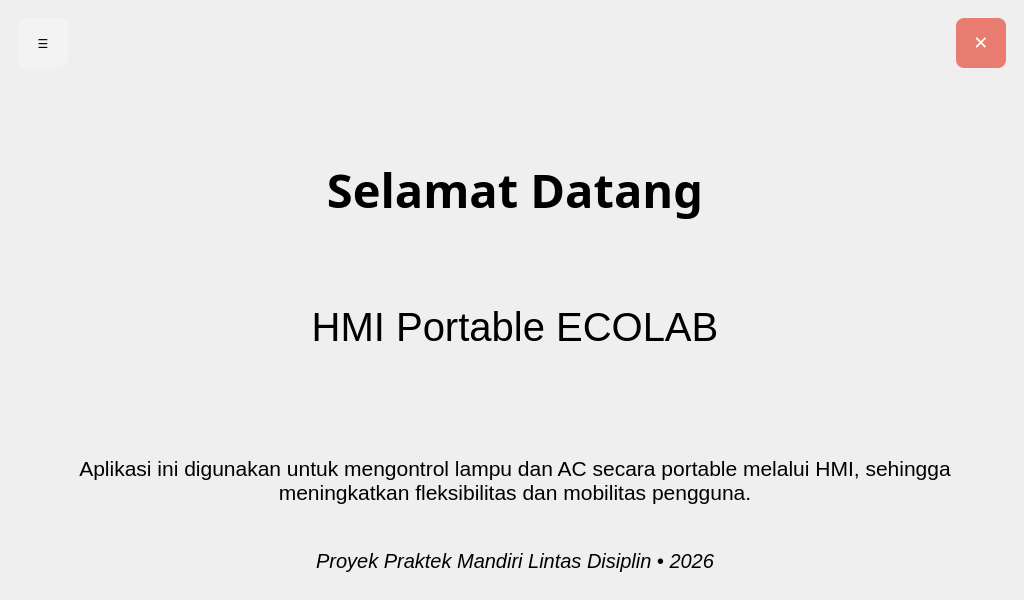
<?xml version="1.0" encoding="UTF-8"?>
<ui version="4.0">
 <class>MainWindow</class>
 <widget class="QMainWindow" name="MainWindow">
  <property name="geometry">
   <rect>
    <x>0</x>
    <y>0</y>
    <width>1024</width>
    <height>600</height>
   </rect>
  </property>
  <property name="minimumSize">
   <size>
    <width>1024</width>
    <height>600</height>
   </size>
  </property>
  <property name="maximumSize">
   <size>
    <width>1024</width>
    <height>600</height>
   </size>
  </property>
  <property name="windowTitle">
   <string>ECOLAB HMI</string>
  </property>
  <widget class="QWidget" name="centralwidget">
   <property name="styleSheet">
    <string notr="true">

/* BACKGROUND */
QWidget#centralwidget {
    background-image: url(&quot;assets/bg.png&quot;);
    background-position: center;
}

/* CARD */
QFrame#card_weather,
QFrame#card_power,
QFrame#card_solar,
QFrame#card_temp_room,
QFrame#card_temp_out,
QFrame#card_wind {
    background-color: rgba(0,0,0,70);
    border-radius: 15px;
}

QFrame#card_weather:hover,
QFrame#card_power:hover,
QFrame#card_solar:hover,
QFrame#card_temp_room:hover,
QFrame#card_temp_out:hover,
QFrame#card_wind:hover {
    background-color: rgba(0,0,0,120);
}

/* CHILD FRAME */
QFrame QFrame {
    background: transparent;
}

/* TEXT */
QLabel {
    color: white;
}

    </string>
   </property>
   <layout class="QVBoxLayout">
    <property name="spacing">
     <number>0</number>
    </property>
    <item>
     <widget class="QFrame" name="topbar">
      <property name="minimumSize">
       <size>
        <width>0</width>
        <height>60</height>
       </size>
      </property>
      <property name="styleSheet">
       <string notr="true">
QFrame#topbar {
    background: transparent;
}

QLabel#label_title {
    color: white;
    font-size: 20px;
    font-weight: bold;
}
       </string>
      </property>
      <layout class="QHBoxLayout">
       <item>
        <widget class="QPushButton" name="btn_menu">
         <property name="minimumSize">
          <size>
           <width>50</width>
           <height>50</height>
          </size>
         </property>
         <property name="styleSheet">
          <string notr="true">
QPushButton {
    background-color: rgba(255,255,255,60);
    border-radius: 8px;
}
QPushButton:hover {
    background-color: rgba(255,255,255,120);
}
          </string>
         </property>
         <property name="text">
          <string>☰</string>
         </property>
        </widget>
       </item>
       <item>
        <spacer>
         <property name="orientation">
          <enum>Qt::Orientation::Horizontal</enum>
         </property>
         <property name="sizeHint" stdset="0">
          <size>
           <width>0</width>
           <height>0</height>
          </size>
         </property>
        </spacer>
       </item>
       <item>
        <widget class="QPushButton" name="btn_exit">
         <property name="minimumSize">
          <size>
           <width>50</width>
           <height>50</height>
          </size>
         </property>
         <property name="styleSheet">
          <string notr="true">
QPushButton {
    background-color: rgba(231, 76, 60, 180);
    border-radius: 8px;
    color: white;
    font-size: 18px;
    font-weight: bold;
}
QPushButton:hover {
    background-color: rgba(192, 57, 43, 220);
}
          </string>
         </property>
         <property name="text">
          <string>✕</string>
         </property>
        </widget>
       </item>
      </layout>
     </widget>
    </item>
    <item>
     <widget class="QFrame" name="body_frame">
      <layout class="QHBoxLayout">
       <item>
        <widget class="QFrame" name="menu_frame">
         <property name="maximumSize">
          <size>
           <width>0</width>
           <height>16777215</height>
          </size>
         </property>
         <property name="styleSheet">
          <string notr="true">
QFrame#menu_frame {
    background-color: rgba(44,62,80,200);
}

QPushButton {
    border: none;
    border-radius: 10px;
    background-color: rgba(255,255,255,50);
}

QPushButton:checked {
    background-color: rgba(255,255,255,150);
}
          </string>
         </property>
         <layout class="QVBoxLayout">
          <item>
           <widget class="QPushButton" name="btn_home">
            <property name="icon">
             <iconset>
              <normaloff>assets/HOME.png</normaloff>assets/HOME.png</iconset>
            </property>
            <property name="iconSize">
             <size>
              <width>50</width>
              <height>50</height>
             </size>
            </property>
            <property name="checkable">
             <bool>true</bool>
            </property>
            <property name="autoExclusive">
             <bool>true</bool>
            </property>
            <property name="toolTip">
             <string>Home</string>
            </property>
           </widget>
          </item>
          <item>
           <widget class="QPushButton" name="btn_lamp">
            <property name="icon">
             <iconset>
              <normaloff>assets/LAMP OFF.png</normaloff>assets/LAMP OFF.png</iconset>
            </property>
            <property name="iconSize">
             <size>
              <width>50</width>
              <height>50</height>
             </size>
            </property>
            <property name="checkable">
             <bool>true</bool>
            </property>
            <property name="autoExclusive">
             <bool>true</bool>
            </property>
            <property name="toolTip">
             <string>Control Lamp</string>
            </property>
           </widget>
          </item>
          <item>
           <widget class="QPushButton" name="btn_temp">
            <property name="icon">
             <iconset>
              <normaloff>assets/AC OFF.png</normaloff>assets/AC OFF.png</iconset>
            </property>
            <property name="iconSize">
             <size>
              <width>50</width>
              <height>50</height>
             </size>
            </property>
            <property name="checkable">
             <bool>true</bool>
            </property>
            <property name="autoExclusive">
             <bool>true</bool>
            </property>
            <property name="toolTip">
             <string>Control AC</string>
            </property>
           </widget>
          </item>
          <item>
           <spacer>
            <property name="orientation">
             <enum>Qt::Orientation::Vertical</enum>
            </property>
            <property name="sizeHint" stdset="0">
             <size>
              <width>0</width>
              <height>0</height>
             </size>
            </property>
           </spacer>
          </item>
         </layout>
        </widget>
       </item>
       <item>
        <widget class="QStackedWidget" name="stackedWidget">
         <widget class="QWidget" name="home">
          <property name="styleSheet">
           <string notr="true">
QLabel {
    color: black;
}
  </string>
          </property>
          <layout class="QVBoxLayout">
           <property name="spacing">
            <number>20</number>
           </property>
           <item>
            <spacer name="verticalSpacer">
             <property name="orientation">
              <enum>Qt::Orientation::Vertical</enum>
             </property>
             <property name="sizeHint" stdset="0">
              <size>
               <width>20</width>
               <height>40</height>
              </size>
             </property>
            </spacer>
           </item>
           <item>
            <widget class="QLabel" name="title_home">
             <property name="font">
              <font>
               <family>ItalicC</family>
               <pointsize>35</pointsize>
               <bold>true</bold>
              </font>
             </property>
             <property name="text">
              <string>Selamat Datang</string>
             </property>
             <property name="alignment">
              <set>Qt::AlignmentFlag::AlignCenter</set>
             </property>
            </widget>
           </item>
           <item>
            <spacer name="verticalSpacer_2">
             <property name="orientation">
              <enum>Qt::Orientation::Vertical</enum>
             </property>
             <property name="sizeHint" stdset="0">
              <size>
               <width>20</width>
               <height>40</height>
              </size>
             </property>
            </spacer>
           </item>
           <item>
            <widget class="QLabel" name="subtitle_home">
             <property name="font">
              <font>
               <pointsize>30</pointsize>
              </font>
             </property>
             <property name="text">
              <string>HMI Portable ECOLAB</string>
             </property>
             <property name="alignment">
              <set>Qt::AlignmentFlag::AlignCenter</set>
             </property>
            </widget>
           </item>
           <item>
            <spacer name="verticalSpacer_3">
             <property name="orientation">
              <enum>Qt::Orientation::Vertical</enum>
             </property>
             <property name="sizeHint" stdset="0">
              <size>
               <width>20</width>
               <height>40</height>
              </size>
             </property>
            </spacer>
           </item>
           <item>
            <widget class="QLabel" name="desc_home">
             <property name="maximumSize">
              <size>
               <width>985</width>
               <height>16777215</height>
              </size>
             </property>
             <property name="font">
              <font>
               <pointsize>16</pointsize>
              </font>
             </property>
             <property name="text">
              <string>
Aplikasi ini digunakan untuk mengontrol lampu dan AC secara portable melalui HMI, sehingga meningkatkan fleksibilitas dan mobilitas pengguna.
     </string>
             </property>
             <property name="alignment">
              <set>Qt::AlignmentFlag::AlignCenter</set>
             </property>
             <property name="wordWrap">
              <bool>true</bool>
             </property>
            </widget>
           </item>
           <item>
            <widget class="QLabel" name="footer_home">
             <property name="font">
              <font>
               <pointsize>15</pointsize>
               <italic>true</italic>
              </font>
             </property>
             <property name="text">
              <string>Proyek Praktek Mandiri Lintas Disiplin • 2026</string>
             </property>
             <property name="alignment">
              <set>Qt::AlignmentFlag::AlignCenter</set>
             </property>
            </widget>
           </item>
          </layout>
         </widget>
        </widget>
       </item>
      </layout>
     </widget>
    </item>
   </layout>
  </widget>
 </widget>
 <resources/>
 <connections/>
</ui>
